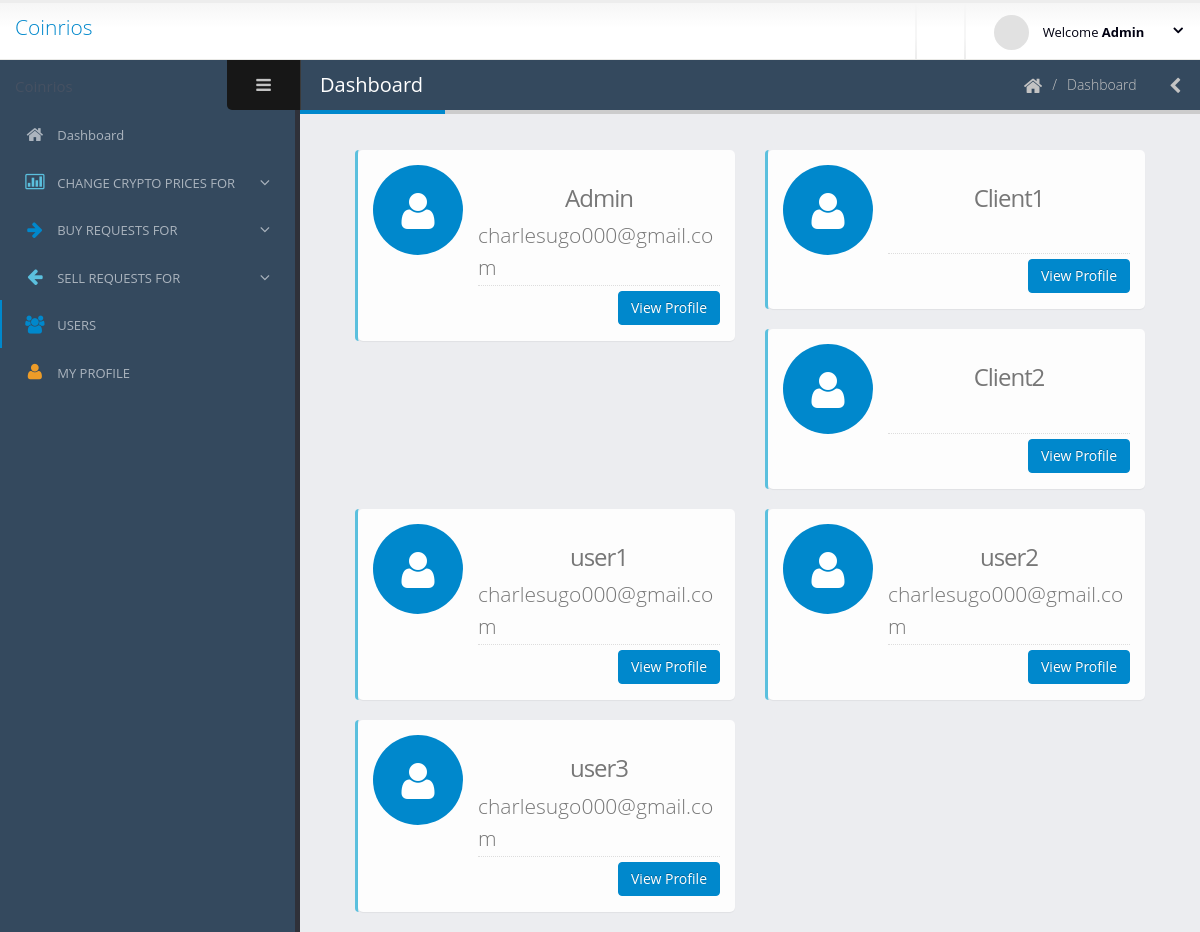
The app's page /administrator/users/ (signed in), older data.
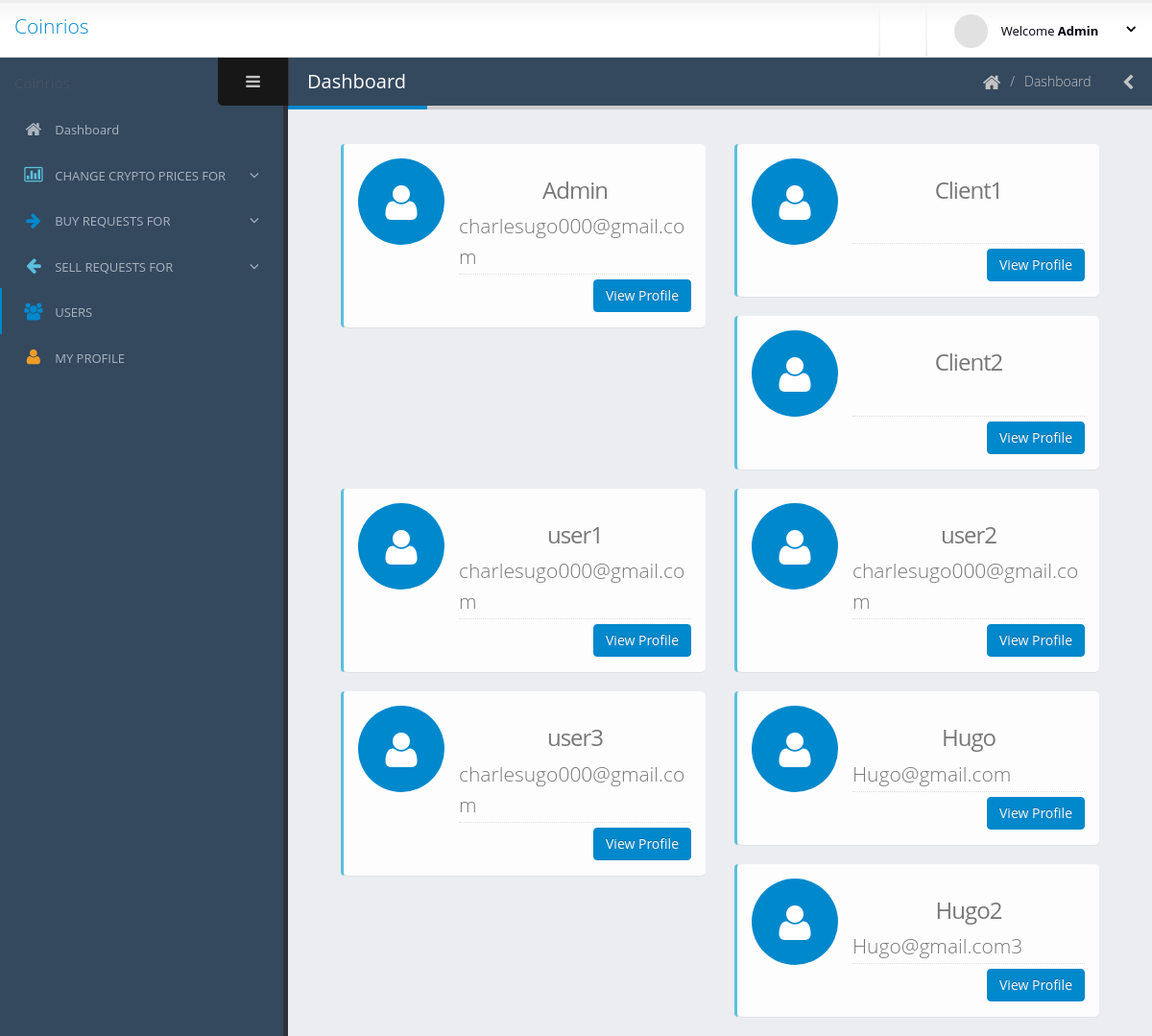
The same page, newer data.
### login/models.py (models this page shows)
class User(AbstractUser):
    is_administrator = models.BooleanField(default=False)
    is_registered_user = models.BooleanField(default=False)
    address = models.CharField(max_length=200)
    city = models.CharField(max_length=200)
    state = models.CharField(max_length=200)
    country = models.CharField(max_length=200)
    is_verified = models.BooleanField(default=False)
    confirmed_email = models.BooleanField(default=False)
    drivers_license_or_international_passport_or_national_id_card = models.FileField(validators=[validate_file_size])
    utility_bill = models.FileField(validators=[validate_file_size])

### administrator/views.py (the view)
# urls.py: path('users/', views.RegisteredUsers.as_view(), name='registered_users'),
@method_decorator([login_required(), administrator_required()], name='dispatch')
class RegisteredUsers(ListView):
    model = User
    template_name = 'administrator/listOfUsers.html'

### administrator/templates/administrator/listOfUsers.html (shortened to what this page needs)
{% extends 'administrator/base.html' %}
{% load static %}
{% block navLinks %}
<li>
    <a href="{% url 'administrator:adminDashboard' %}">
        <i class="fa fa-home" aria-hidden="true"></i>
        <span>Dashboard</span>
    </a>
</li>
<li class="nav-parent">
    <a>
        <i class="text-info fa fa-bar-chart-o" aria-hidden="true"></i>
        <span>CHANGE CRYPTO PRICES FOR</span>
    </a>
</li>
<li class="nav-parent">
    <a>
        <i class="text-primary fa fa-arrow-right" aria-hidden="true"></i>
        <span>BUY REQUESTS FOR</span>
    </a>
</li>
<li class="nav-parent">
    <a>
        <i class="text-info fa fa-arrow-left" aria-hidden="true"></i>
        <span>SELL REQUESTS FOR</span>
    </a>
</li>
<li class="nav-active">
    <a href="{% url 'administrator:registered_users' %}">
        <i class="text-primary fa fa-users" aria-hidden="true"></i>
        <span>USERS</span>
    </a>
</li>
<li>
    <a href="{% url 'administrator:registered_user_profile' user.pk %}">
        <i class="text-warning fa fa-user" aria-hidden="true"></i>
        <span>MY PROFILE</span>
    </a>
</li>
{% endblock %} {% block body %}
{% for fields in object_list %}
<div class="col-md-12 col-lg-6 col-xl-6">
    <section class="panel panel-featured-left panel-featured-info">
        <div class="panel-body">
            <div class="widget-summary">
                <div class="widget-summary-col widget-summary-col-icon">
                    <div class="summary-icon bg-primary">
                        <i class="fa fa-user"></i>
                    </div>
                </div>
                <div class="widget-summary-col">
                    <div class="summary">
                        <h3 class="text-center">{{ fields.username }}</h3>
                        <div class="info">
                            <strong class="lead">{{ fields.email }}</strong><br>
                        </div>
                    </div>
                    <div class="summary-footer">
                        <a href="{% url 'administrator:registered_user_profile' fields.pk %}" class="hugoBtn btn-primary pull-right">View Profile</a>
                    </div>
                </div>
            </div>
        </div>
    </section>
</div>
{% endfor %}
{% endblock %}

### administrator/templates/administrator/base.html (shortened to what this page needs)
<!doctype html>
<html class="fixed">
	<head>
        {% load static %}
		<link rel="stylesheet" href="{% static 'administrator/css/bootstrap-1.css' %}" />
		<link rel="stylesheet" href="{% static 'administrator/css/font-awesome/css/font-awesome.css' %}" />
		<link rel="stylesheet" href="{% static 'administrator/css/magnific-popup/magnific-popup.css' %}" />
		<link rel="stylesheet" href="{% static 'administrator/css/theme.css' %}" />
		<link rel="stylesheet" href="{% static 'administrator/css/skins/default.css' %}" />
		<link rel="stylesheet" href="{% static 'administrator/css/hugoFramework.css' %}" />
	</head>
	<body>
    {% if user.is_authenticated %}
        <section class="body">
			<header class="header">
				<div class="logo-container">
					<a href="#" class="logo">
						<p class="lead">Coinrios</p>
					</a>
				</div>
				<div class="header-right">
					<span class="separator"></span>
					<span class="separator"></span>
					<div id="userbox" class="userbox">
						<a href="#" data-toggle="dropdown">
							<figure class="profile-picture">
								<img src="{% static 'administrator/img/!logged-user.jpg' %}" alt="Logged User" class="img-circle" data-lock-picture="{% static 'administrator/img/!logged-user.jpg' %}"/>
							</figure>
							<div class="profile-info" data-lock-name="{{ user }}" data-lock-email="{{ user.email }}">
                                <span class="name">Welcome <strong>{{ user }}</strong></span>
							</div>
							<i class="fa custom-caret"></i>
						</a>
					</div>
				</div>
			</header>
			<div class="inner-wrapper">
				<aside id="sidebar-left" class="sidebar-left">
					<div class="sidebar-header">
						<div class="sidebar-title">
						</div>
						<div class="sidebar-toggle hidden-xs" data-toggle-class="sidebar-left-collapsed" data-target="html" data-fire-event="sidebar-left-toggle">
							<i class="fa fa-bars" aria-label="Toggle sidebar"></i>
						</div>
					</div>
					<div class="nano">
						<div class="nano-content">
							<nav id="menu" class="nav-main" role="navigation">
								<ul class="nav nav-main">
                                    {% block navLinks %}{% endblock %}
								</ul>
							</nav>
						</div>
					</div>
				</aside>
				<section role="main" class="content-body">
					<header class="page-header">
						<h2>Dashboard</h2>
						<div class="right-wrapper pull-right">
							<ol class="breadcrumbs">
								<li>
									<a>
										<i class="fa fa-home"></i>
									</a>
								</li>
								<li><span>Dashboard</span></li>
							</ol>
							<a class="sidebar-right-toggle" data-open="sidebar-right"><i class="fa fa-chevron-left"></i></a>
						</div>
					</header>
                    {% block body %}{% endblock %}
		</section>
    {% else %}
        <h1>Sorry Please <a href="{% url 'login' %}">Login</a></h1>
    {% endif %}
	</body>
</html>

Row changes from the older to the newer data that the page shows:
added User: username "Hugo", email "Hugo@gmail.com"
added User: username "Hugo2", email "Hugo@gmail.com3"
